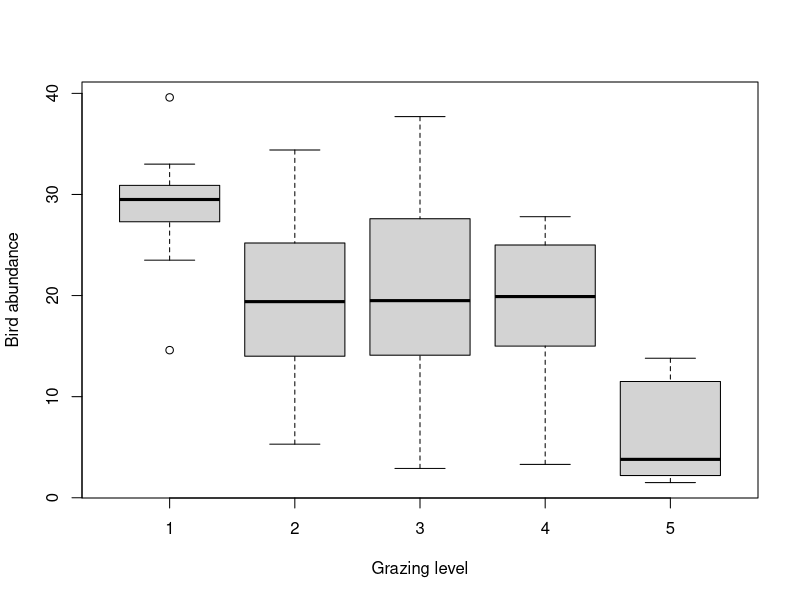
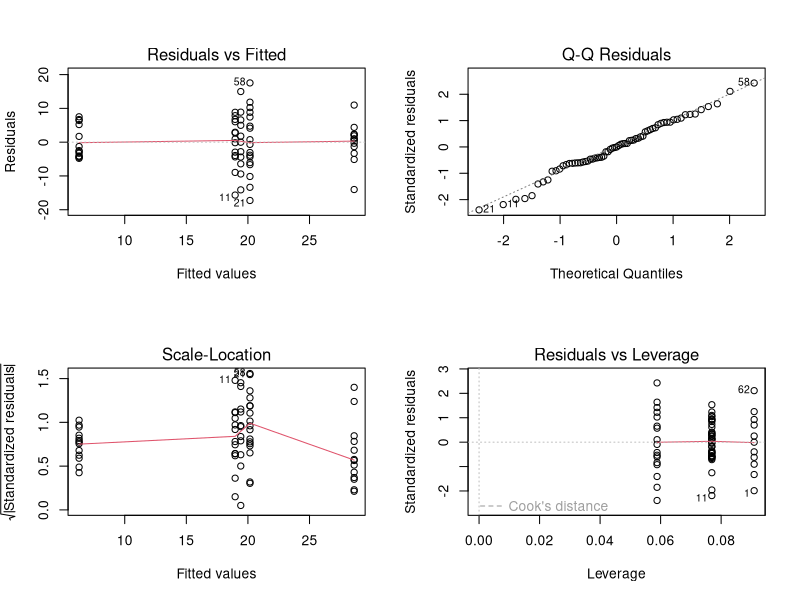
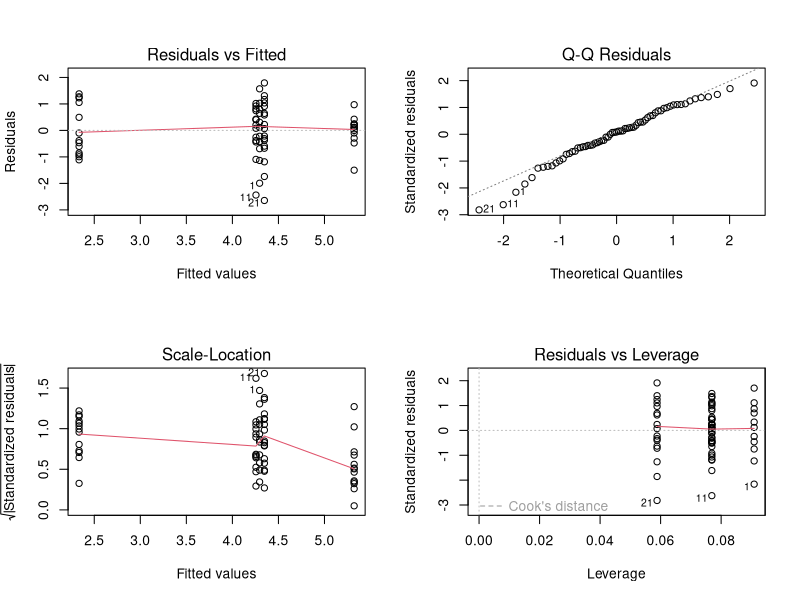
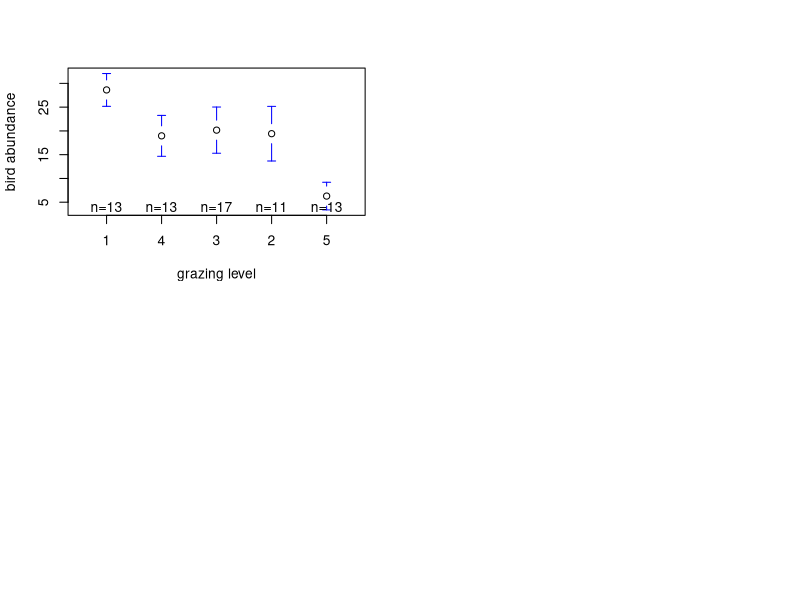
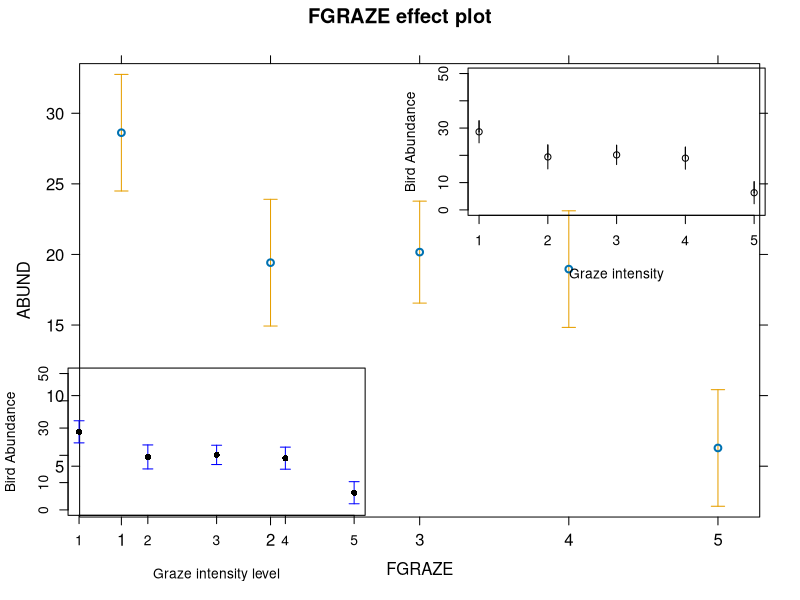

The R source for these figures, in order:
## ---- chunk 1
knitr::opts_chunk$set(echo=TRUE, message = FALSE, warning = FALSE, eval = FALSE, cache = FALSE)
## ---- chunk 2
loyn <- read.table("./data/loyn.txt", header = TRUE, 
                   stringsAsFactors = TRUE)
str(loyn)
## ---- chunk 3
# create factor GRAZE as it was originally coded as an integer
loyn$FGRAZE <- factor(loyn$GRAZE)

# check this
class(loyn$FGRAZE)
## ---- chunk 4
boxplot(ABUND ~ FGRAZE, xlab = "Grazing level", ylab = "Bird abundance", data = loyn)

# mean bird abundance for each level of FGRAZE
tapply(loyn$ABUND, loyn$FGRAZE, mean, na.rm = TRUE)

# it looks from this plot and the table of means that the bird abundance is lowest for FGRAZE level 5 and 
# highest for level 1. The bird abundance for levels 2, 3 and 4 all look similar.
# so in terms of differences in ABUND between groups we might expect FGRAZE level 5 to be different from
# the other grazing intensity group and possibly FGRAZE level 1 to be different from graze level 2,3 and 4
# but this is not particularly clear. We might also expect there to be no differences between grazing 
# levels 2,3 and 4. 
## ---- chunk 5
birds.lm <- lm(ABUND ~ FGRAZE, data = loyn)
## ---- chunk 6
anova(birds.lm)

# null hypothesis : There is no difference in the mean bird abundance between the 
# five levels of grazing.
# the p value is very small therefore reject this null hypothesis. In other words
# there is a difference in the mean bird abundance between grazing intensity levels.

# for a report you might write something like:
# there was a significant difference in the mean abundance of birds between the five levels
# of grazing intensity (F_4,51 = 15.27, p < 0.0001)
## ---- chunk 7
summary(birds.lm)

# Here the intercept (baseline) is the mean abundance of birds for FGRAZE level 1.
# the null hypothesis for the intercept is that the intercept = 0.
# As the p value (p < 2e-16) is very small we reject this null hypothesis and conclude that the
# intercept is significantly different from 0. However, from a biological perspective this
# is not a particularly informative hypothesis to test.

# the remaining estimates are differences (contrasts) between each level and the 
# baseline. For example the FGRAZE2 estimate is - 6.67 and therefore there are 6.6 fewer 
# birds on average in graze level 2 compared to graze level 1. This difference is however 
# not significantly different from zero (p = 0.0537). 

# The difference between graze level 3 (FGRAZE3) and graze level 1 (intercept) is 
# -7.34 (7.34 fewer birds in graze 3 compared to graze 1). This difference is significantly 
# different from 0 (p = 0.013) and therefore the mean abundance of birds in graze level 1 is
# significantly different from graze level 3.

# The difference between graze level 4 (FGRAZE4) and graze level 1 (intercept) is 
# -8.05 (8.05 fewer birds in graze 4 compared to graze 1). This difference is significantly 
# different from 0 (p = 0.026) and therefore the mean abundance of birds in graze level 1 is
# significantly different from graze level 4.

# The difference between graze level 5 (FGRAZE5) and graze level 1 (intercept) is 
# -22.33 (22.33 fewer birds in graze 5 compared to graze 1). This difference is significantly 
# different from 0 (p = 6.85e-10) and therefore the mean abundance of birds in graze level 1 is
# significantly different from graze level 5.
## ---- chunk 8
# Set FGRAZE level 2 to be the intercept

loyn$FGRAZE <- relevel(loyn$FGRAZE, ref = "2")
birds.lm2 <- lm(ABUND ~ FGRAZE, data = loyn)
summary(birds.lm2)

# The intercept is now FGRAZE level 2, we can now compare between levels '2 and 3', '2 and 4', and '2 and 5'
# Also note that the rest of the model output (R^2, F, DF etc) is the same as the previous model (i.e. its 
# the same model we have just changed the intercept and therefore the contrasts).

loyn$FGRAZE <- relevel(loyn$FGRAZE, ref = "3")
birds.lm3 <- lm(ABUND ~ FGRAZE, data = loyn)
summary(birds.lm3)

# The intercept is now FGRAZE level 3, we can now compare between levels '3 and 4', 'and 3 and 5'

loyn$FGRAZE <- relevel(loyn$FGRAZE, ref = "4")
birds.lm4 <- lm(ABUND ~ FGRAZE, data = loyn)
summary(birds.lm4)

# The intercept is now FGRAZE level 4, we can now compare between levels '4 and 5'
## ---- chunk 9
# The multiple R-squared value is 0.545 and therefore 54.5% of
# the variation in ABUND is explained by FGRAZE
## ---- chunk 10
# first split the plotting device into 2 rows and 2 columns
par(mfrow = c(2,2))

# now create the residuals plots
plot(birds.lm)

# To test the normality of residuals assumption we use the Normal Q-Q plot. Although the majority of the residuals 
# lie along the 1:1 line there are five residuals which are all below the line resulting in reasonably substantial 
# negative residuals. This suggest that the model does not fit these observation very well.

# Looking at the homogeneity of variance assumption (Residuals vs Fitted and Scale-Location plot) you can see the 
# five columns of residuals corresponding to the fitted values for the five grazing levels. Again, things don't look 
# great. The spread for the lower fitted values (left side of the plot) is much narrower when compared to the other groups.
# This suggests that the homogeneity of variance assumption is not met (i.e. the variances are not the same). The same cluster
# of negative residuals we spotted in the Normal Q-Q plot also appears in the Residuals vs Fitted plot suggesting that it is
# these residuals that are responsible.

# The only real good news is that there doesn't appear to be any influential or unusual residuals as indicated in the 
# Residuals vs Leverage plot.  

# So what to do? You could go back and check the original field notebook data to see if a
# transcribing mistake has been made (seems unlikely and you dont have this luxury anyway). 
# You could also try applying a transformation (log or square root) on the ABUND variable, refit the model and 
# see if this improves things. 
# for example 

loyn$ABUND.SQRT <- sqrt(loyn$ABUND)
birds.lm.sqrt <- lm(ABUND.SQRT ~ FGRAZE, data = loyn)
par(mfrow = c(2,2))
plot(birds.lm.sqrt)

# Sadly this doesn't seemed to have improved things!

# Or finally, you can relax the assumption of equal variance and estimate a separate variance for each group using 
# generalised least squares. This is not something we will do on this course but will cover in BI5302!
## ---- chunk 11
# Using the gplots package, you may need to install this package first
# install.packages('gplots')

loyn$FGRAZE <- relevel(loyn$FGRAZE, ref = "1")
library(gplots)
plotmeans(ABUND ~ FGRAZE, xlab = "grazing level",
  ylab = "bird abundance", data = loyn, connect = FALSE)
## ---- chunk 12
# Using the effects package, you may need to install this package first
# install.packages('effects')

library(effects)
loyn.effects <- allEffects(birds.lm)
plot(loyn.effects,"FGRAZE", lty = 0)
## ---- chunk 13
# and finally using old faithful the predict function and base R graphics
# with the segments function

my.data <- data.frame(FGRAZE = c("1", "2", "3", "4", "5"))
pred.vals <- predict(birds.lm, newdata = my.data, se.fit = TRUE)

# now plot these values

plot(1:5, seq(0, 50, length=5), type = "n", xlab = "Graze intensity", ylab = "Bird Abundance")
points(1:5, pred.vals$fit)
segments(1:5, pred.vals$fit, 1:5, pred.vals$fit - 1.96 * pred.vals$se.fit)
segments(1:5, pred.vals$fit, 1:5, pred.vals$fit + 1.96 * pred.vals$se.fit)
segments(1:5, pred.vals$fit, 1:5, pred.vals$fit + 1.96 * pred.vals$se.fit)
## ---- chunk 14
# using old faithful the predict function and base R graphics 
# with the arrows function 

my.data <- data.frame(FGRAZE = c("1", "2", "3", "4", "5"))
pred.vals <- predict(birds.lm, newdata = my.data, se.fit = TRUE)

# now plot these values

plot(1:5, seq(0, 50, length=5), type = "n", xlab = "Graze intensity level", ylab = "Bird Abundance")
arrows(1:5, pred.vals$fit, 1:5, pred.vals$fit - 1.96 * pred.vals$se.fit,
    angle = 90, code = 2, length = 0.05, col = "blue")
arrows(1:5, pred.vals$fit, 1:5, pred.vals$fit + 1.96 * pred.vals$se.fit,
       angle = 90, code = 2, length = 0.05, col = "blue")
points(1:5, pred.vals$fit, pch = 16)
